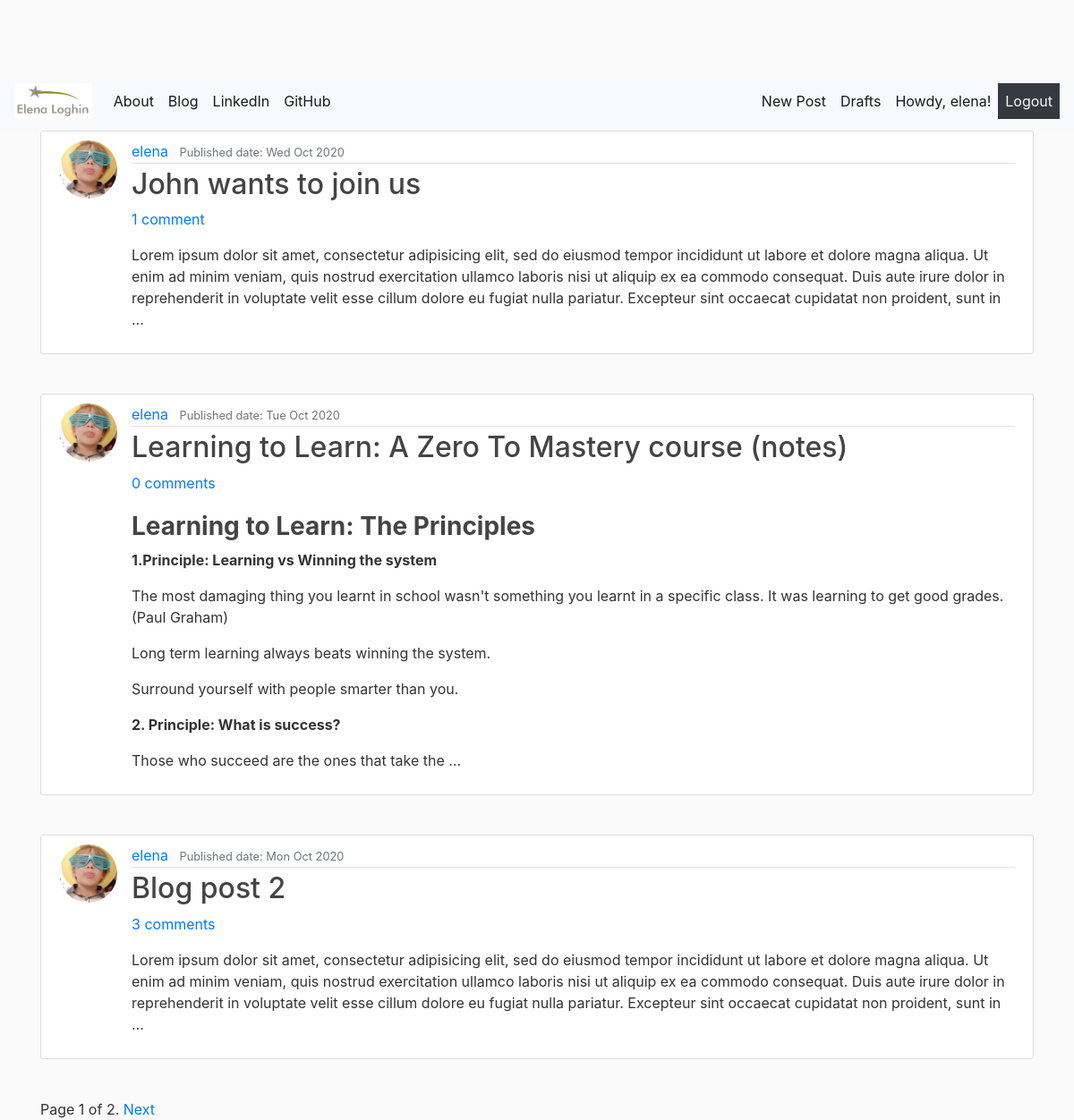
The app's page / (signed in) with its own data.
### blog/models.py (models this page shows, shortened)
class Post(models.Model):
    STATUS_CHOICES = (
        ('draft', 'Draft'),
        ('published', 'Published'),
    )
    title = models.CharField(max_length = 200)
    slug = models.SlugField(null=False, max_length = 250, unique_for_date='published_date')
    author = models.ForeignKey(User, on_delete=models.CASCADE, related_name='blog_posts')
    text = models.TextField()
    published_date = models.DateTimeField(default=timezone.now)
    created_date = models.DateTimeField(auto_now_add=True)
    updated_date = models.DateTimeField(auto_now=True)
    status = models.CharField(max_length=10, choices=STATUS_CHOICES, default='draft')
    objects = models.Manager() # The default manager.
    published = PublishedManager() # Our custom manager.
    class Meta:
        ordering = ('-published_date',)
    def approve_comments(self):
        return self.comments.filter(approved_comment = True)

class Profile(models.Model):
    user = models.OneToOneField(User, on_delete = models.CASCADE)
    image = models.ImageField(default='default.jpg',upload_to='images')

### blog/views.py (the view)
# urls.py: path('', views.PostListView.as_view(), name='blog_post_list'),
class PostListView(ListView):
    model = Post
    paginate_by = 3
    def get_queryset(self):
        return Post.published.order_by('-published_date') #custom model manager

### blog/models.py (called while the page is built)
    def get_queryset(self):
        return super(PublishedManager, self).get_queryset().filter(status='published')

### blog/templates/blog/post_list.html (shortened to what this page needs)
{% extends 'blog/base.html'%}
{% load static %}
{% block content %}
  {% for post in post_list %}
    <article class="media post">
      <img class="rounded-circle article-img" src="{{ post.author.profile.image.url }}" alt="">
      <div class="media-body">
          <div class="article-metadata">
              <a class="mr-2" href="/">{{ post.author }}</a>
              <small class="text-muted">Published date: {{post.published_date|date:"D M Y"}}</small>
          </div>
          <h2> <a class="article-title" href="{% url 'blog_post_detail' post.slug %}">{{post.title}}</a> </h2>
          <a href="{% url 'blog_post_detail' post.slug %}">
            {% with post.approve_comments.count as total_comments %}
              {{ total_comments }} comment{{ total_comments|pluralize }}
            {% endwith %}
          </a>
          <p class="article-content">{{post.text|safe|truncatewords:60|linebreaks}}</p>
      </div>
    </article>
    <br>
  {% endfor %}
{% include "pagination.html" with page=page_obj %}
{% endblock %}

### blog/templates/blog/base.html (shortened to what this page needs)
{% load static %}
<!DOCTYPE html>
<html lang="en" dir="ltr">
  <head>
    <link rel="stylesheet" href="https://cdn.jsdelivr.net/npm/bootstrap@4.5.3/dist/css/bootstrap.min.css">
    <link rel="stylesheet" href="//cdn.jsdelivr.net/npm/medium-editor@latest/dist/css/medium-editor.min.css" type="text/css" media="screen" charset="utf-8">
    <link rel="stylesheet" href="{% static 'css/blog.css' %}">
  </head>
  <body>
    <nav class="navbar navbar-expand-lg navbar-light bg-light">
      <a class="navbar-brand" href="{% url 'blog_post_list' %}">
          <img src="{% static "images/logo-elena-loghin.png" %}" height="40" alt="" loading="lazy">
      </a>
      <div class="collapse navbar-collapse" id="navbarNavAltMarkup">
        <div class="navbar-nav">
          <a class="nav-link active" href="{% url 'blog_about' %}">About<span class="sr-only">(current)</span></a>
          <a class="nav-link active" href="{% url 'blog_post_list' %}">Blog</a>
          <a class="nav-link active" href="https://www.linkedin.com/in/elena-loghin-6813855a/">LinkedIn</a>
          <a class="nav-link active" href="https://github.com/eloghin">GitHub</a>
        </div>
      </div>
     {% if user.is_authenticated %}
         <div class="nav navbar-nav navbar-right">
             <a class="nav-link active" href="{% url 'blog_post_new' %}">New Post</a>
             <a class="nav-link active" href="{% url 'blog_post_draft_list' %}">Drafts</a>
             <span class="nav-link active">Howdy, {{request.user}}! </span>
             <a class="text-light bg-dark nav-link active" href="{% url 'logout' %}">Logout</a>
         </div>
      {% else %}
        <span> <a class="text-light bg-dark nav-link active" href="{% url 'login' %}">Login<span class="sr-only">(current)</span></a></span>
      {% endif %}</span>
    </nav>
    <div class="container">
      {% block content %}
      {% endblock %}
    </div>
  </body>
</html>

### blog/static/css/blog.css (style rules this page uses)
body { background: #fafafa; color: #333333; margin-top: 5rem; }
h1, h2, h3, h4, h5, h6 { color: #444444; }
.post { background: #ffffff; padding: 10px 20px; border: 1px solid #dddddd; border-radius: 3px; margin-bottom: 20px; }
.article-title { color: #444444; }
.article-content { white-space: pre-line; }
.article-img { height: 65px; width: 65px; margin-right: 16px; }
.article-metadata { padding-bottom: 1px; margin-bottom: 4px; border-bottom: 1px solid #e3e3e3 }

### records on screen
Post: author.profile.image (picture), author "elena", published_date "Wed Oct 2020", title "John wants to join us", approve_comments.count "1", text "Lorem ipsum dolor sit amet, consectetur adipisicing elit, sed do eiusmod tempor incididunt ut labore et dolore magna aliqua. Ut enim ad minim veniam, quis nostrud exercitation ullamco laboris nisi ut aliquip ex ea commodo consequat. Duis aute irure dolor in reprehenderit in voluptate velit esse cillum dolore eu fugiat nulla pariatur. Excepteur sint occaecat cupidatat non proident, sunt in …"
Post: author.profile.image (picture), author "elena", published_date "Tue Oct 2020", title "Learning to Learn: A Zero To Mastery course (notes)", approve_comments.count "0", text "Learning to Learn: The Principles 1.Principle: Learning vs Winning the system The most damaging thing you learnt in school wasn't something you learnt in a specific class. It was learning to get good grades.(Paul Graham) Long term learning always beats winning the system. Surround yourself with people smarter than you. 2. Principle: What is success? Those who succeed are the ones that take the …"
Post: author.profile.image (picture), author "elena", published_date "Mon Oct 2020", title "Blog post 2", approve_comments.count "3", text "Lorem ipsum dolor sit amet, consectetur adipisicing elit, sed do eiusmod tempor incididunt ut labore et dolore magna aliqua. Ut enim ad minim veniam, quis nostrud exercitation ullamco laboris nisi ut aliquip ex ea commodo consequat. Duis aute irure dolor in reprehenderit in voluptate velit esse cillum dolore eu fugiat nulla pariatur. Excepteur sint occaecat cupidatat non proident, sunt in …"

### other values on screen
{{ request.user }} "elena"
{{ page.number }} "1"
{{ page.paginator.num_pages }} "2"
